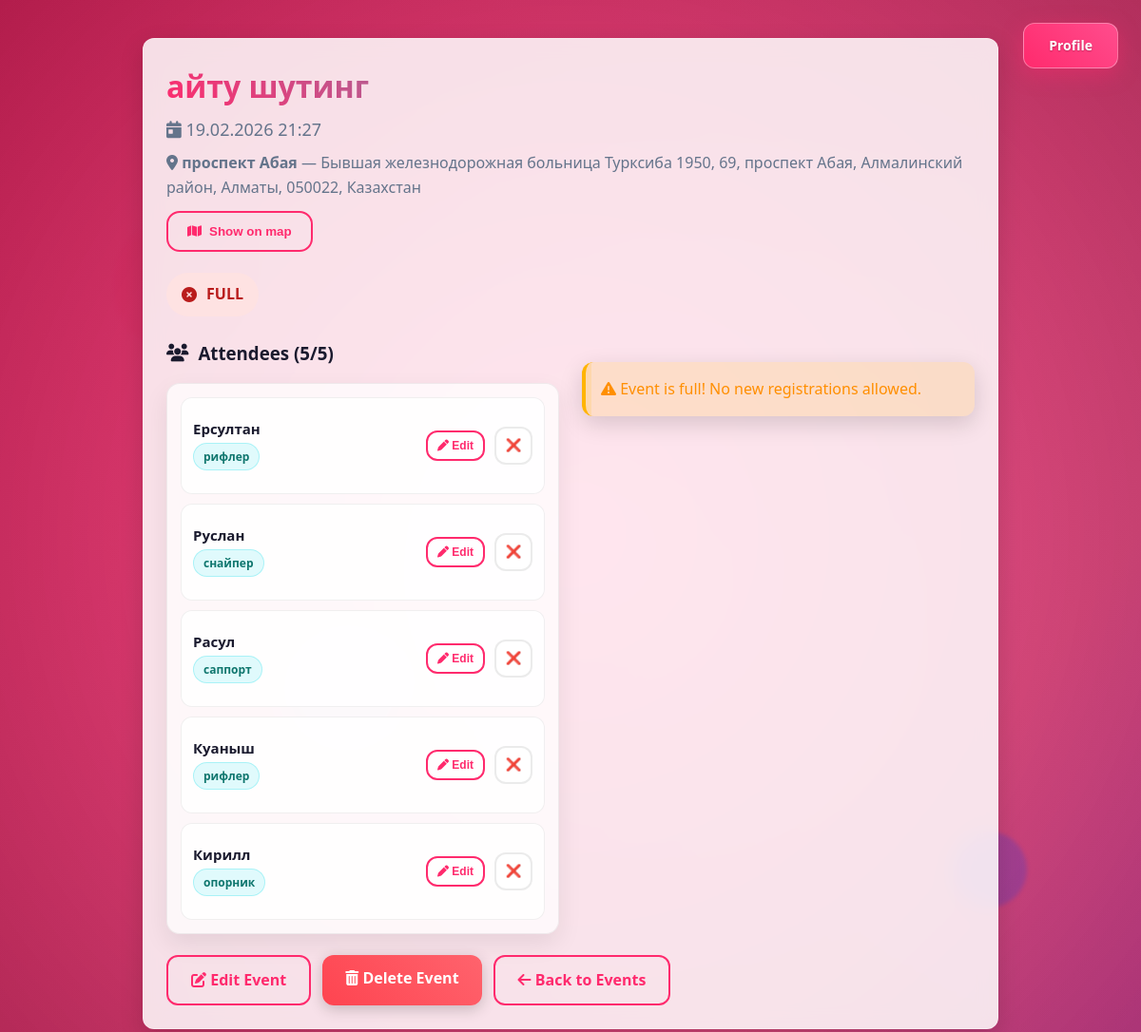
Screenshot of /28/ (signed in) with the database file from the repository.
### events/models.py (models this page shows, shortened)
class Event(models.Model):
    owner = models.ForeignKey(
        User,
        on_delete=models.CASCADE,
        related_name='events'
    )
    invited_users = models.ManyToManyField(
        User,
        related_name='invited_events',
        blank=True
    )
    name = models.CharField(max_length=200)
    date = models.DateTimeField()
    capacity = models.PositiveIntegerField()
    location_name = models.CharField(max_length=200, blank=True)
    location_address = models.CharField(max_length=300, blank=True)
    latitude = models.DecimalField(max_digits=13, decimal_places=10, null=True, blank=True)
    longitude = models.DecimalField(max_digits=13, decimal_places=10, null=True, blank=True)
    description = models.TextField(blank=True)
    is_global = models.BooleanField(default=False)
    invite_only = models.BooleanField(default=False)
    qr_token = models.UUIDField(default=uuid.uuid4, unique=True, editable=False)

class Attendee(models.Model):
    name = models.CharField(max_length=100)
    role = models.CharField(max_length=50, blank=True)
    event = models.ForeignKey(Event, related_name='attendees', on_delete=models.CASCADE)
    class Meta:
        unique_together = ('name', 'event')

### events/views.py (the view)
# urls.py: path('<int:event_id>/', views.event_detail, name='event_detail'),
@login_required
def event_detail(request, event_id):
    event = get_object_or_404(Event, id=event_id)
    is_owner = (event.owner == request.user)
    is_invited = event.invited_users.filter(id=request.user.id).exists()
    is_public_global = (event.is_global and not event.invite_only)
    can_view = is_owner or is_invited or is_public_global
    if not can_view:
        return HttpResponseForbidden("You don't have access to this event.")
    attendees = event.attendees.all()
    is_full = attendees.count() >= event.capacity
    form = AttendeeForm() if is_owner else None
    invite_url = None
    can_see_invite = (event.invite_only and (is_owner or is_global_manager(request.user)))
    if can_see_invite:
        invite_url = request.build_absolute_uri(
            reverse("invite_checkin", args=[event.qr_token])
        )
    return render(request, "events/event_detail.html", {
        "event": event,
        "attendees": attendees,
        "is_full": is_full,
        "form": form,
        "invite_url": invite_url,
        "can_see_invite": can_see_invite,
        "is_owner": is_owner,
        "is_invited": is_invited,
    })

### templates/events/event_detail.html (shortened to what this page needs)
{% load static %}
<!DOCTYPE html>
<html lang="en">
<head>
  <link rel="stylesheet" href="{% static 'css/styles.css' %}">
  <link rel="stylesheet" href="https://cdnjs.cloudflare.com/ajax/libs/font-awesome/6.4.0/css/all.min.css">
  <link rel="stylesheet" href="https://unpkg.com/leaflet@1.9.4/dist/leaflet.css" />
</head>
<body>
  <div class="particle"></div>
  <div class="profile-button-wrapper">
    {% if user.is_authenticated %}
      <a href="{% url 'profile' %}" class="profile-btn">Profile</a>
    {% else %}
      <a href="{% url 'login' %}" class="profile-btn">Log in</a>
    {% endif %}
  </div>
  <div class="container">
    <div class="content-card fade-in-up">
      <div style="display:flex; justify-content:space-between; align-items:flex-start; gap:16px; flex-wrap:wrap; margin-bottom:24px;">
        <div>
          <h1 class="gradient-text">{{ event.name }}</h1>
          <p style="color:#64748b; font-size:18px; margin-top:6px;">
            <i class="fas fa-calendar-day"></i> {{ event.date|date:"d.m.Y H:i" }}
          </p>
          {% if event.location_name or event.location_address %}
            <p style="color:#64748b; font-size:16px; margin-top:8px;">
              <i class="fas fa-location-dot"></i>
              {% if event.location_name %}<strong>{{ event.location_name }}</strong>{% endif %}
              {% if event.location_address %}
                {% if event.location_name %} — {% endif %}
                {{ event.location_address }}
              {% endif %}
            </p>
          {% endif %}
          {% if event.latitude and event.longitude %}
            <button type="button" class="btn btn-outline btn-map" onclick="toggleEventMap()" style="margin-top:12px;">
              <i class="fas fa-map"></i> Show on map
            </button>
          {% endif %}
        </div>
        <div style="text-align:right; margin-top:6px;">
          <div style="
            background: {% if is_full %}#fee2e2{% else %}#dcfce7{% endif %};
            color: {% if is_full %}#b91c1c{% else %}#166534{% endif %};
            padding:10px 16px;
            border-radius:999px;
            font-weight:700;
            display:inline-flex;
            gap:10px;
            align-items:center;
          ">
            <i class="fas {% if is_full %}fa-times-circle{% else %}fa-check-circle{% endif %}"></i>
            {% if is_full %}FULL{% else %}{{ event.available_spots }} spots left{% endif %}
          </div>
        </div>
      </div>
      <div class="attendees-grid">
        <div>
          <h3 style="margin-bottom:16px; display:flex; align-items:center; gap:10px;">
            <i class="fas fa-users"></i> Attendees ({{ event.attendees.count }}/{{ event.capacity }})
          </h3>
          <div class="attendees-panel">
            <div class="attendees-list">
              {% for attendee in attendees %}
                <div class="attendee-row" data-attendee="{{ attendee.id }}">
                  <div class="attendee-info">
                    <div class="attendee-name">{{ attendee.name }}</div>
                  <div class="attendee-role role-text">
                    {% if attendee.role %}
                      <span class="role-badge">{{ attendee.role }}</span>
                    {% else %}
                      <em style="color:#94a3b8;">no role</em>
                    {% endif %}
                  </div>
                  </div>
                  {% if is_owner %}
                    <button
                      type="button"
                      class="btn btn-outline btn-sm"
                      onclick="enableRoleEdit({{ attendee.id }})"
                    >
                      <i class="fas fa-pen"></i> Edit
                    </button>
                    <form method="post" action="{% url 'remove_attendee' event.id attendee.id %}">
                      <button class="icon-btn" type="submit" aria-label="Remove">❌</button>
                    </form>
                  {% endif %}
                </div>
              {% empty %}
                <div style="color:#64748b; padding:10px;">
                  No attendees yet.
                </div>
              {% endfor %}
            </div>
          </div>
        </div>
        <div>
          {% if is_owner %}
            {% if event.attendees.count < event.capacity %}
              <div class="content-card register-card" style="background:#f0f9ff; border:1px dashed var(--primary); margin:0;">
                <h3 style="margin-bottom:16px; display:flex; align-items:center; gap:10px;">
                  <i class="fas fa-user-plus" style="color:var(--primary);"></i> Register New Attendee
                </h3>
                <form method="post" action="{% url 'register_attendee' event.id %}">
                  {% csrf_token %}
                  <div class="form-group">
                    <label for="id_name">Attendee Name</label>
                    {{ form.name }}
                  </div>
                  <div class="form-group">
                    <label for="id_role">Role</label>
                    {{ form.role }}
                  </div>
                  <button type="submit" class="btn btn-primary">
                    Register
                  </button>
                </form>
              </div>
            {% else %}
              <div class="message warning" style="margin-top: 24px;">
                <i class="fas fa-exclamation-triangle"></i> Event is full! No new registrations allowed.
              </div>
            {% endif %}
          {% endif %}
        </div>
      </div>
      <div style="display:flex; gap:12px; flex-wrap:wrap; margin-top:22px;">
        {% if is_owner %}
          <a href="{% url 'edit_event' event.id %}" class="btn btn-outline">
            <i class="fas fa-edit"></i> Edit Event
          </a>
          <a href="{% url 'delete_event' event.id %}" class="btn btn-danger">
            <i class="fas fa-trash-alt"></i> Delete Event
          </a>
        {% endif %}
        <a href="{% url 'event_list' %}" class="btn btn-outline">
          <i class="fas fa-arrow-left"></i> Back to Events
        </a>
      </div>
    </div>
  </div>
</body>
</html>

### rows the page displays
Event: name "айту шутинг", date "19.02.2026 21:27", location_name "проспект Абая", location_address "Бывшая железнодорожная больница Турксиба 1950, 69, проспект Абая, Алмалинский район, Алматы, 050022, Казахстан", attendees.count "5", capacity "5"
Attendee: name "Ерсултан", role "рифлер"
Attendee: name "Руслан", role "снайпер"
Attendee: name "Расул", role "саппорт"
Attendee: name "Куаныш", role "рифлер"
Attendee: name "Кирилл", role "опорник"
